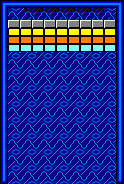

This game map was drawn from its Tiled (.tmx) file and the tilesets committed beside it. A one-line description and the full map source follow:
An orthogonal 31x46 tile map with 4x4 px tiles, 1 tile layer (Tile Layer 1).

<map version="1.8" tiledversion="1.8.0" orientation="orthogonal" renderorder="right-down" width="31" height="46" tilewidth="4" tileheight="4" infinite="0" nextlayerid="2" nextobjectid="1">
 <tileset firstgid="1" source="tileset.tsx" />
 <layer id="1" name="Tile Layer 1" width="31" height="46">
  <data encoding="csv">
97,98,99,99,99,99,99,99,99,99,99,99,99,99,99,99,99,99,99,99,99,99,99,99,99,99,99,99,99,101,102,
113,114,115,115,115,115,115,115,115,115,115,115,115,115,115,115,115,115,115,115,115,115,115,115,115,115,115,115,115,117,118,
75,76,71,72,73,74,13,14,15,16,13,14,15,16,13,14,15,16,13,14,15,16,13,14,15,16,71,72,73,75,76,
75,76,87,88,89,90,87,88,89,90,87,88,89,90,87,88,89,90,87,88,89,90,87,88,89,90,87,88,89,75,76,
75,76,103,104,105,106,103,104,105,106,103,104,105,106,103,104,105,106,103,104,105,106,103,104,105,106,103,104,105,75,76,
75,76,39,40,41,39,40,41,39,40,41,39,40,41,39,40,41,39,40,41,39,40,41,39,40,41,39,40,41,75,76,
75,76,55,56,57,55,56,57,55,56,57,55,56,57,55,56,57,55,56,57,55,56,57,55,56,57,55,56,57,75,76,
75,76,7,8,9,7,8,9,7,8,9,7,8,9,7,8,9,7,8,9,7,8,9,7,8,9,7,8,9,75,76,
75,76,23,24,25,23,24,25,23,24,25,23,24,25,23,24,25,23,24,25,23,24,25,23,24,25,23,24,25,75,76,
75,76,10,11,12,10,11,12,10,11,12,10,11,12,10,11,12,10,11,12,10,11,12,10,11,12,10,11,12,75,76,
75,76,26,27,28,26,27,28,26,27,28,26,27,28,26,27,28,26,27,28,26,27,28,26,27,28,26,27,28,75,76,
75,76,33,34,35,33,34,35,33,34,35,33,34,35,33,34,35,33,34,35,33,34,35,33,34,35,33,34,35,75,76,
75,76,49,50,51,49,50,51,49,50,51,49,50,51,49,50,51,49,50,51,49,50,51,49,50,51,49,50,51,75,76,
75,76,119,120,121,122,119,120,121,122,119,120,121,122,119,120,121,122,119,120,121,122,119,120,121,122,119,120,121,75,76,
75,76,71,72,73,74,71,72,73,74,71,72,73,74,71,72,73,74,71,72,73,74,71,72,73,74,71,72,73,75,76,
75,76,87,88,89,90,87,88,89,90,87,88,89,90,87,88,89,90,87,88,89,90,87,88,89,90,87,88,89,75,76,
75,76,103,104,105,106,103,104,105,106,103,104,105,106,103,104,105,106,103,104,105,106,103,104,105,106,103,104,105,75,76,
75,76,119,120,121,122,119,120,121,122,119,120,121,122,119,120,121,122,119,120,121,122,119,120,121,122,119,120,121,75,76,
75,76,71,72,73,74,71,72,73,74,71,72,73,74,71,72,73,74,71,72,73,74,71,72,73,74,71,72,73,75,76,
75,76,87,88,89,90,87,88,89,90,87,88,89,90,87,88,89,90,87,88,89,90,87,88,89,90,87,88,89,75,76,
75,76,103,104,105,106,103,104,105,106,103,104,105,106,103,104,105,106,103,104,105,106,103,104,105,106,103,104,105,75,76,
75,76,119,120,121,122,119,120,121,122,119,120,121,122,119,120,121,122,119,120,121,122,119,120,121,122,119,120,121,75,76,
75,76,71,72,73,74,71,72,73,74,71,72,73,74,71,72,73,74,71,72,73,74,71,72,73,74,71,72,73,75,76,
75,76,87,88,89,90,87,88,89,90,87,88,89,90,87,88,89,90,87,88,89,90,87,88,89,90,87,88,89,75,76,
75,76,103,104,105,106,103,104,105,106,103,104,105,106,103,104,105,106,103,104,105,106,103,104,105,106,103,104,105,75,76,
75,76,119,120,121,122,119,120,121,122,119,120,121,122,119,120,121,122,119,120,121,122,119,120,121,122,119,120,121,75,76,
75,76,71,72,73,74,71,72,73,74,71,72,73,74,71,72,73,74,71,72,73,74,71,72,73,74,71,72,73,75,76,
75,76,87,88,89,90,87,88,89,90,87,88,89,90,87,88,89,90,87,88,89,90,87,88,89,90,87,88,89,75,76,
75,76,103,104,105,106,103,104,105,106,103,104,105,106,103,104,105,106,103,104,105,106,103,104,105,106,103,104,105,75,76,
75,76,119,120,121,122,119,120,121,122,119,120,121,122,119,120,121,122,119,120,121,122,119,120,121,122,119,120,121,75,76,
75,76,71,72,73,74,71,72,73,74,71,72,73,74,71,72,73,74,71,72,73,74,71,72,73,74,71,72,73,75,76,
75,76,87,88,89,90,87,88,89,90,87,88,89,90,87,88,89,90,87,88,89,90,87,88,89,90,87,88,89,75,76,
75,76,103,104,105,106,103,104,105,106,103,104,105,106,103,104,105,106,103,104,105,106,103,104,105,106,103,104,105,75,76,
75,76,119,120,121,122,119,120,121,122,119,120,121,122,119,120,121,122,119,120,121,122,119,120,121,122,119,120,121,75,76,
75,76,71,72,73,74,71,72,73,74,71,72,73,74,71,72,73,74,71,72,73,74,71,72,73,74,71,72,73,75,76,
75,76,87,88,89,90,87,88,89,90,87,88,89,90,87,88,89,90,87,88,89,90,87,88,89,90,87,88,89,75,76,
75,76,103,104,105,106,103,104,105,106,103,104,105,106,103,104,105,106,103,104,105,106,103,104,105,106,103,104,105,75,76,
75,76,119,120,121,122,119,120,121,122,119,120,121,122,119,120,121,122,119,120,121,122,119,120,121,122,119,120,121,75,76,
75,76,71,72,73,74,71,72,73,74,71,72,73,74,71,72,73,74,71,72,73,74,71,72,73,74,71,72,73,75,76,
75,76,87,88,89,90,87,88,89,90,87,88,89,90,87,88,89,90,87,88,89,90,87,88,89,90,87,88,89,75,76,
75,76,103,104,105,106,103,104,105,106,103,104,105,106,103,104,105,106,103,104,105,106,103,104,105,106,103,104,105,75,76,
75,76,119,120,121,122,119,120,121,122,119,120,121,122,119,120,121,122,119,120,121,122,119,120,121,122,119,120,121,75,76,
75,76,71,72,73,74,71,72,73,74,71,72,73,74,71,72,73,74,71,72,73,74,71,72,73,74,71,72,73,75,76,
75,76,87,88,89,90,87,88,89,90,87,88,89,90,87,88,89,90,87,88,89,90,87,88,89,90,87,88,89,75,76,
75,76,103,104,105,106,103,104,105,106,103,104,105,106,103,104,105,106,103,104,105,106,103,104,105,106,103,104,105,75,76,
123,124,119,120,121,122,119,120,121,122,119,120,121,122,119,120,121,122,119,120,121,122,119,120,121,122,119,120,121,123,124
</data>
 </layer>
</map>